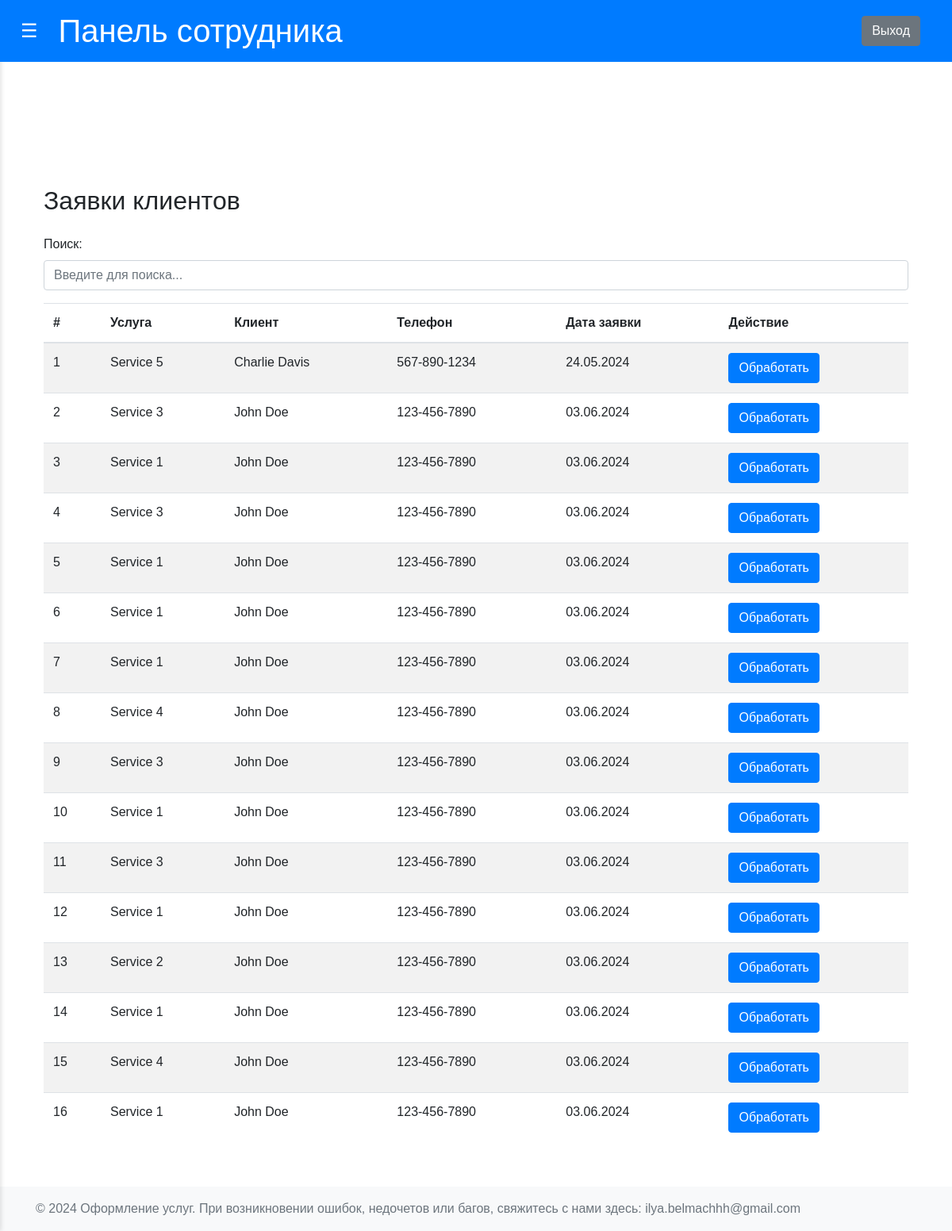
Page /view_requests on the earlier database version.
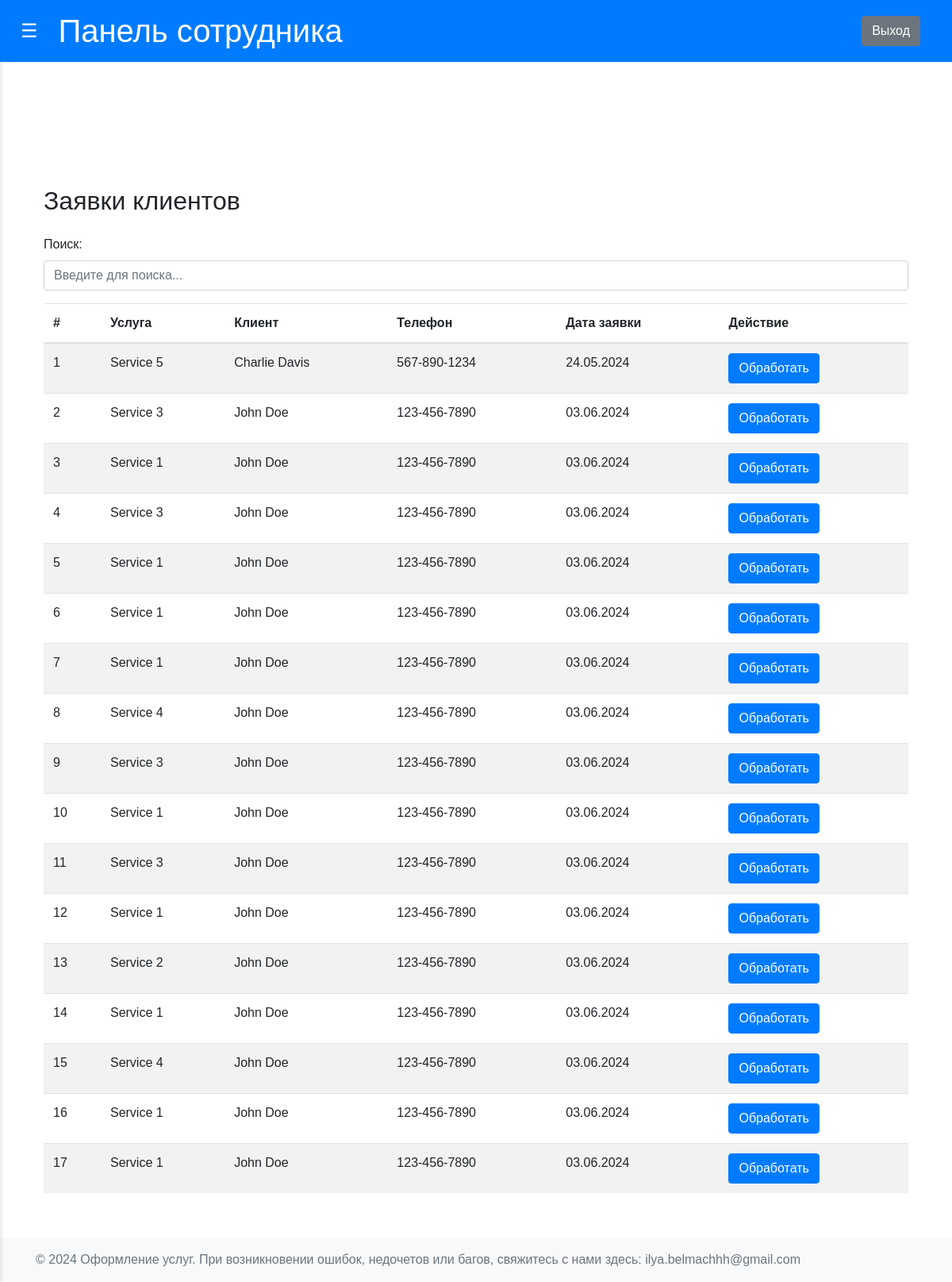
Same page on the later database version.
### app/models.py (models this page shows, shortened)
class OrderRequest(db.Model):
    __tablename__ = 'OrderRequest'
    id = db.Column(db.Integer, primary_key=True)
    client_id = db.Column(db.Integer, db.ForeignKey('Clients.id'), nullable=False)
    service_id = db.Column(db.Integer, db.ForeignKey('Services.id'))
    order_date = db.Column(db.Date, nullable=False)
    client = db.relationship('Clients', backref=db.backref('OrderRequest', lazy=True))
    service = db.relationship('Services', backref=db.backref('OrderRequest', lazy=True))

class Services(db.Model):
    __tablename__ = 'Services'
    id = db.Column(db.Integer, primary_key=True)
    service_name = db.Column(db.String(150), nullable=False)
    cost = db.Column(db.Float, nullable=False)

class Clients(db.Model):
    __tablename__ = 'Clients'
    id = db.Column(db.Integer, primary_key=True)
    full_name = db.Column(db.String(150), nullable=False)
    address = db.Column(db.String(250), nullable=False)
    telephone = db.Column(db.String(50), unique=True, nullable=False)
    login = db.Column(db.String(150), unique=True, nullable=False)
    password = db.Column(db.String(150), nullable=False)

### app/employees/routs.py (the view)
@employees.route('/view_requests')
def view_requests():
    requests = OrderRequest.query.all()
    return render_template('employee/employee_view_requests.html', requests=requests)

### app/__init__.py (called while the page is built)
def create_app(config=Config):
    app = Flask(__name__)
    app.config.from_object(config)
    app.jinja_env.filters['zip'] = zip
    @app.template_filter()
    def kravchuk_date_format(date_value: date):
        if date_value:
            return date_value.strftime("%d.%m.%Y")
        return date_value
    db.init_app(app)
    from app.users.routes import users
    from app.clients.routs import clients
    from app.employees.routs import employees
    from app.admin.routs import admin
    app.register_blueprint(users)
    app.register_blueprint(clients)
    app.register_blueprint(employees)
    app.register_blueprint(admin)
    return app

### app/templates/employee/employee_view_requests.html (shortened to what this page needs)
{% extends "employee/dashboard_employee_base.html" %}
{% block content %}
<div class="container mt-5">
    <h2 class="mb-4">Заявки клиентов</h2>
    <div class="mb-3">
        <label for="searchInput" class="form-label">Поиск:</label>
        <input type="text" id="searchInput" class="form-control" placeholder="Введите для поиска...">
    </div>
    <table class="table table-striped">
        <thead>
            <tr>
                <th scope="col">#</th>
                <th scope="col">Услуга</th>
                <th scope="col">Клиент</th>
                <th scope="col">Телефон</th>
                <th scope="col">Дата заявки</th>
                <th scope="col">Действие</th>
            </tr>
        </thead>
        <tbody>
            {% for request in requests %}
            <tr>
                <td>{{ loop.index }}</td>
                <td>{{ request.service.service_name }}</td>
                <td>{{ request.client.full_name }}</td>
                <td>{{ request.client.telephone }}</td>
                <td>{{ request.order_date|kravchuk_date_format }}</td>
                <td>
                    <a href="{{ url_for('employees.create_order', request_id=request.id) }}" class="btn btn-primary">Обработать</a>
                </td>
            </tr>
            {% endfor %}
        </tbody>
    </table>
</div>
{% endblock %}

### app/templates/employee/dashboard_employee_base.html (shortened to what this page needs)
{% extends "dashboard_base.html" %}
{% block header %}
<div class="header-content">
    <button class="menu-toggle" onclick="toggleMenu()">☰</button>
    <h1 style="display: inline-block;">Панель сотрудника</h1>
    <h4 style="display: inline-block;margin: auto 20px auto auto;"><a href="{{ url_for('users.logout') }}" class="btn btn-secondary">Выход</a></h4>
</div>
{% endblock %}

### app/templates/dashboard_base.html (shortened to what this page needs)
<!DOCTYPE html>
<html lang="en">
<head>
    <link rel="stylesheet" href="https://stackpath.bootstrapcdn.com/bootstrap/4.5.2/css/bootstrap.min.css">
    <link rel="stylesheet" href="{{ url_for('static', filename='css/styles.css') }}">
</head>
<body class="d-flex flex-column min-vh-100">
    <header>
        {% block header %}
        {% endblock %}
    </header>
    <main>
        <div class="container mt-4">
            {% with messages = get_flashed_messages(with_categories=true) %}
                <div id="messagesDivContainer" class="alert alert-dismissible fade show" role="alert">
                </div>
            {% endwith %}
        </div>
        <main>
            {% block content %}
            {% endblock %}
        </main>
    </main>
    <footer class="footer mt-auto py-3 bg-light">
        <div class="container">
            <span class="text-muted">&copy; 2024 Оформление услуг. При возникновении ошибок, недочетов или багов, свяжитесь с нами здесь: ilya.belmachhh@gmail.com</span>
        </div>
    </footer>
</body>
</html>

### app/static/css/styles.css (style rules this page uses)
body { font-family: Arial, sans-serif; margin: 0; display: flex; height: 100vh; overflow: hidden; }
header { background-color: #007BFF; color: white; padding: 15px 20px; display: flex; align-items: center; width: 100%; position: fixed; top: 0; z-index: 1000; }
.header-content { display: flex; align-items: center; width: 100%; }
.header-content h1 { margin: 0 0 0 20px; }
.menu-toggle { background: none; border: none; color: white; font-size: 24px; cursor: pointer; }
main { margin-left: 0; padding: 60px 20px 20px 20px; flex-grow: 1; transition: margin-left 0.3s; overflow-y: auto; width: 100%; }
main h2 { margin-top: 0; }

Differences in the rows shown:
added OrderRequest: service.service_name "Service 1", client.full_name "John Doe", client.telephone "123-456-7890", order_date|kravchuk_date_format "03.06.2024"
